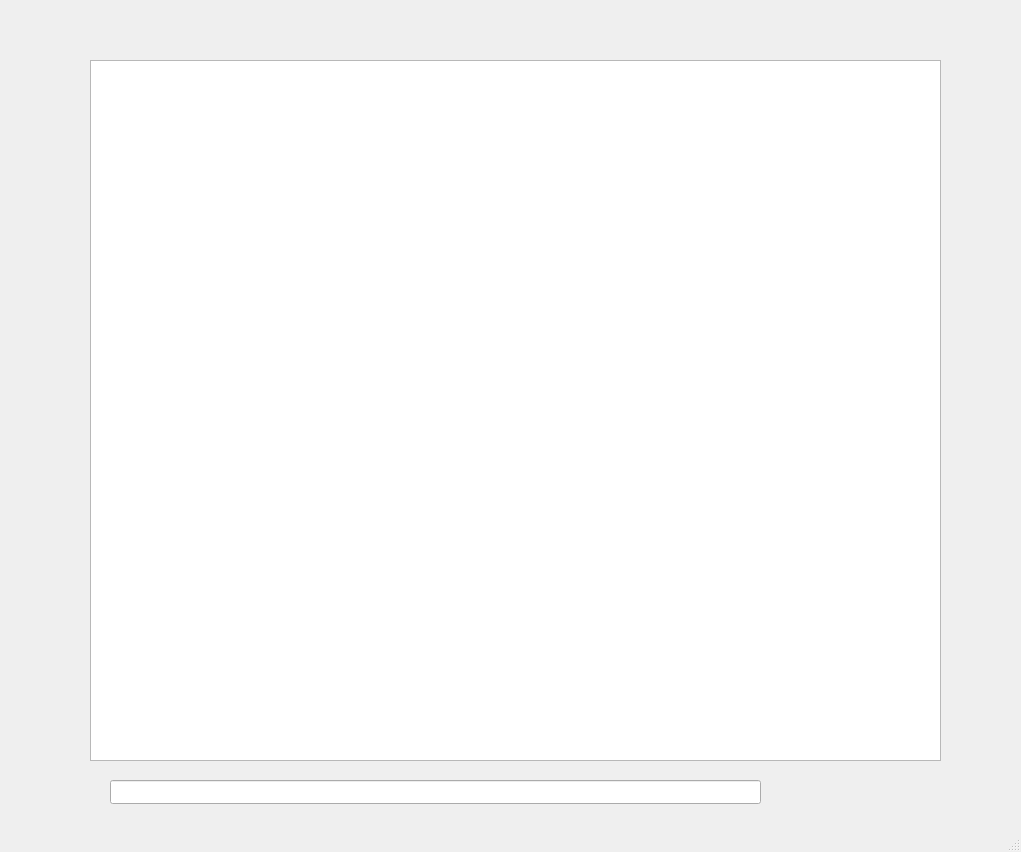
<?xml version="1.0" encoding="UTF-8"?>
<ui version="4.0">
 <class>MainWindow</class>
 <widget class="QMainWindow" name="MainWindow">
  <property name="geometry">
   <rect>
    <x>0</x>
    <y>0</y>
    <width>1021</width>
    <height>852</height>
   </rect>
  </property>
  <property name="windowTitle">
   <string>MainWindow</string>
  </property>
  <widget class="QWidget" name="centralwidget">
   <widget class="QLineEdit" name="lineEdit">
    <property name="geometry">
     <rect>
      <x>110</x>
      <y>780</y>
      <width>651</width>
      <height>24</height>
     </rect>
    </property>
    <property name="readOnly">
     <bool>true</bool>
    </property>
   </widget>
   <widget class="QTextEdit" name="textEdit">
    <property name="geometry">
     <rect>
      <x>90</x>
      <y>60</y>
      <width>851</width>
      <height>701</height>
     </rect>
    </property>
    <property name="readOnly">
     <bool>true</bool>
    </property>
   </widget>
  </widget>
  <widget class="QMenuBar" name="menubar">
   <property name="geometry">
    <rect>
     <x>0</x>
     <y>0</y>
     <width>1021</width>
     <height>22</height>
    </rect>
   </property>
  </widget>
  <widget class="QStatusBar" name="statusbar"/>
 </widget>
 <resources/>
 <connections/>
</ui>
